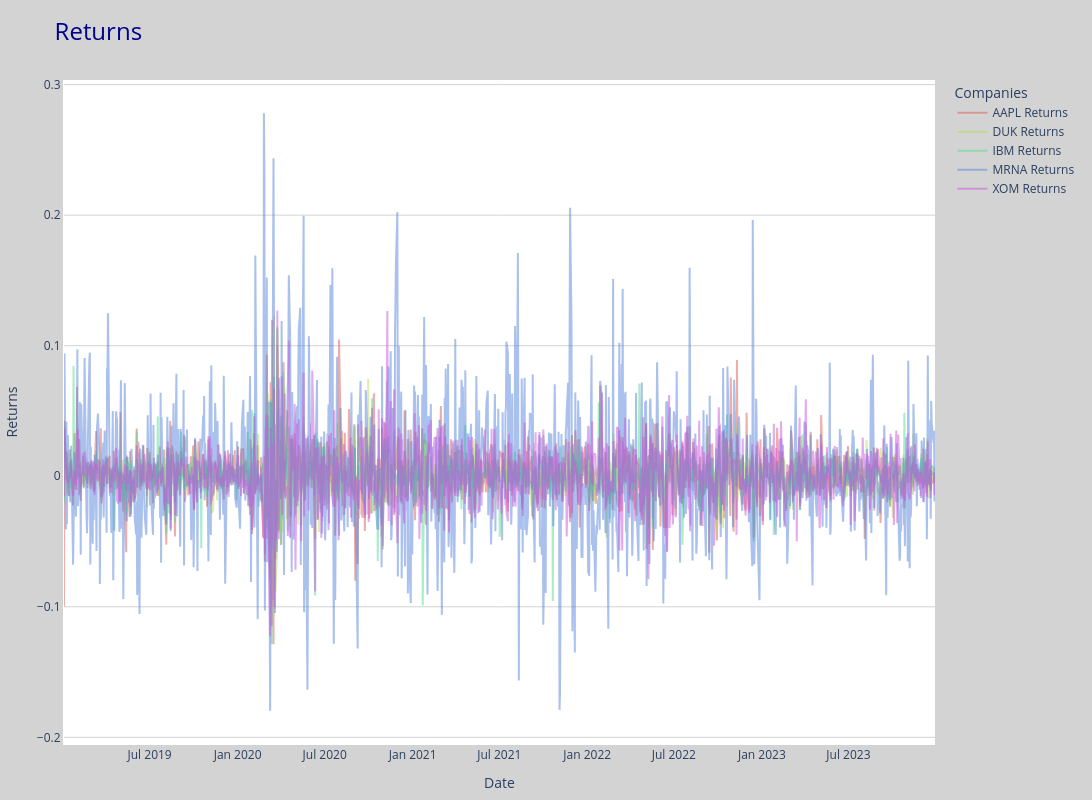

Here is the notebook cell this chart was saved with:
### Code cell
plot_stock_data(returns, title="Returns", ylabel="Returns", width=1800, opacity=0.5)

### Figure 1 — Plotly figure (JSON) as saved in the notebook; plotly's stock layout.template omitted (floating-point values rounded to 4 significant figures; data arrays with more than 128 entries replaced by an {"elided": "..."} marker saying what was removed)
{"data": [{"hovertemplate": "%{x}: <b>%{y}</b> (AAPL)<extra></extra>", "line": {"color": "#db5f57", "width": 2}, "mode": "lines", "name": "AAPL Returns", "opacity": 0.5, "type": "scatter", "x": {"elided": "1257 str values"}, "y": {"elided": "1257 float values"}}, {"hovertemplate": "%{x}: <b>%{y}</b> (DUK)<extra></extra>", "line": {"color": "#b9db57", "width": 2}, "mode": "lines", "name": "DUK Returns", "opacity": 0.5, "type": "scatter", "x": {"elided": "1257 str values"}, "y": {"elided": "1257 float values"}}, {"hovertemplate": "%{x}: <b>%{y}</b> (IBM)<extra></extra>", "line": {"color": "#57db94", "width": 2}, "mode": "lines", "name": "IBM Returns", "opacity": 0.5, "type": "scatter", "x": {"elided": "1257 str values"}, "y": {"elided": "1257 float values"}}, {"hovertemplate": "%{x}: <b>%{y}</b> (MRNA)<extra></extra>", "line": {"color": "#5784db", "width": 2}, "mode": "lines", "name": "MRNA Returns", "opacity": 0.5, "type": "scatter", "x": {"elided": "1257 str values"}, "y": {"elided": "1257 float values"}}, {"hovertemplate": "%{x}: <b>%{y}</b> (XOM)<extra></extra>", "line": {"color": "#c957db", "width": 2}, "mode": "lines", "name": "XOM Returns", "opacity": 0.5, "type": "scatter", "x": {"elided": "1257 str values"}, "y": {"elided": "1257 float values"}}], "layout": {"height": 800, "hovermode": "x unified", "legend": {"orientation": "v", "title": {"text": "Companies"}, "y": 1, "yanchor": "top"}, "margin": {"b": 50, "l": 50, "r": 50, "t": 80}, "paper_bgcolor": "lightgray", "plot_bgcolor": "white", "title": {"font": {"color": "darkblue", "size": 24}, "text": "Returns"}, "width": 1800, "xaxis": {"showgrid": false, "showline": true, "title": {"text": "Date"}}, "yaxis": {"gridcolor": "lightgrey", "showgrid": true, "showline": true, "title": {"text": "Returns"}}}}
